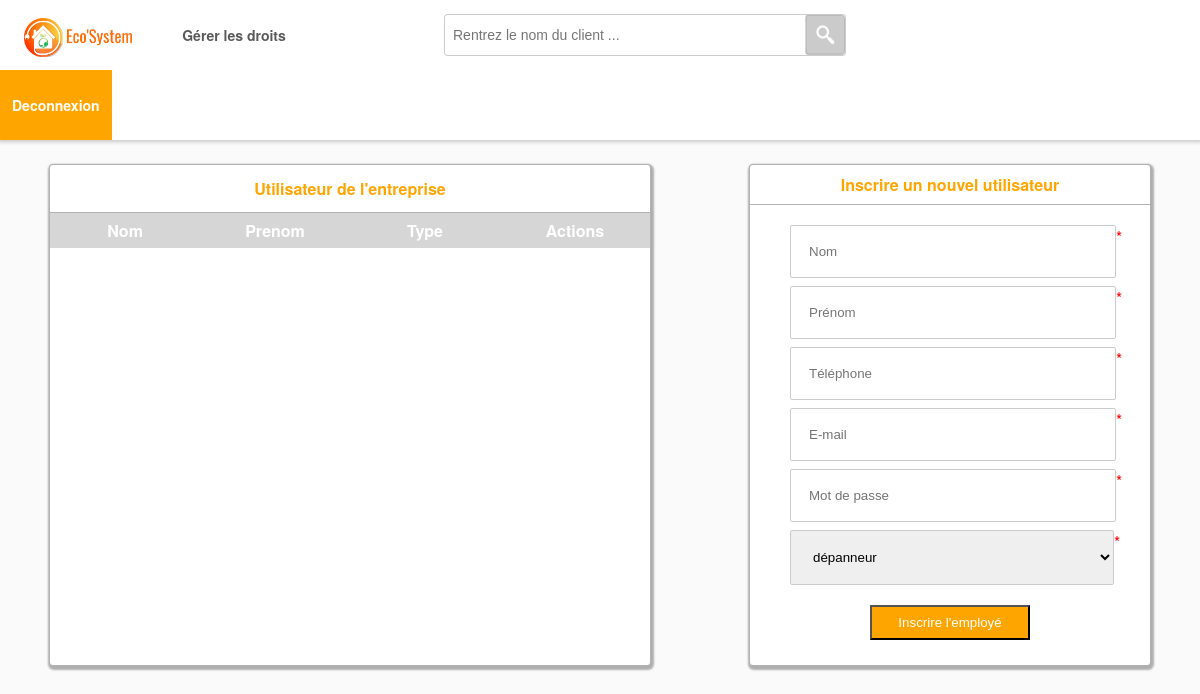
Page /?Route=admin&Ctrl=droit&Vue=vuePrincipale (signed in) on the earlier database version.
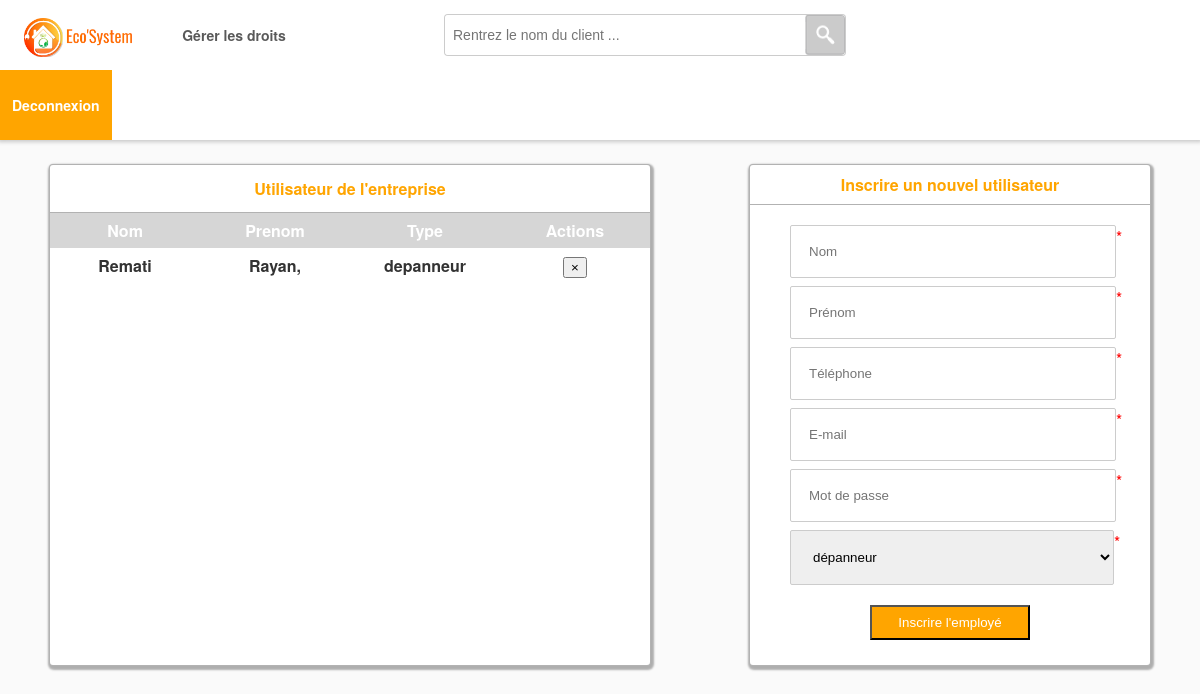
Same page on the later database version.
### tables this page shows
CREATE TABLE `utilisateur` (
  `id` int(11) NOT NULL,
  `nom` varchar(250) NOT NULL,
  `prenom` varchar(250) NOT NULL,
  `date_naissance` date DEFAULT NULL,
  `photo` varchar(250) DEFAULT NULL,
  `tel_portable` int(11) DEFAULT NULL,
  `mail` varchar(50) NOT NULL,
  `mot_de_passe` varchar(250) NOT NULL,
  `question_securite` varchar(250) DEFAULT NULL,
  `reponse_securite` varchar(250) DEFAULT NULL,
  `type` varchar(255) NOT NULL
);

### app/controleur/admin/droit.php (called while the page is built, shortened)
<?php
include('app/model/admin/requete.droit.php');
switch ($action) {
    case 'vuePrincipale':
        $vue                = "droit";
        $liste_utilisateur  = selectionnerEmployers($bdd);
    break;
}
include ('app/vues/admin/header.php');
include ('app/vues/admin/'.$vue. '.php');
include ('app/vues/admin/footer.php');

### index.php (called while the page is built, shortened)
<?php
if(!empty($_GET['Route'])) {
	$route = $_GET['Route'];
}
if(!empty($_GET['Ctrl'])) {
	$controller = $_GET['Ctrl'];
}
include('app/controleur/' . $route . '/' . $controller . '.php');
?>

### app/model/admin/requete.droit.php (called while the page is built, shortened)
<?php
function selectionnerEmployers($bdd)  {
  $type_user= "utilisateur";
  $type_admin="administrateur";
  $query = "SELECT * FROM utilisateur WHERE type != :type_user AND type != :type_admin";
  $donnees = $bdd->prepare($query);
  $donnees->bindParam(":type_user", $type_user);
  $donnees->bindParam(":type_admin", $type_admin);
  $donnees->execute();
  return $donnees->fetchAll();
}
?>

### app/vues/admin/droit.php (the view, shortened to what this page needs)
<div class="droit">
  <div class="card">
    <div class="card-header">
      Utilisateur de l'entreprise
    </div>
    <div class="card-body">
      <ul>
        <li>Nom</li>
        <li>Prenom</li>
        <li>Type</li>
        <li>Actions</li>
      </ul>
      <?php
      foreach ($liste_utilisateur as $key => $value) {
        ?>
        <ul>
          <li><?= $value['nom'] ?></li>
          <li><?= $value['prenom'] ?></li>
          <li><?= $value['type'] ?></li>
          <li>
            <form class="" action="?Route=admin&Ctrl=droit&Vue=supprimerEmploye" method="post">
              <input type="submit" name="" value="&times">
            </form>
          </li>
        </ul>
        <?php
      }
      ?>
    </div>
  </div>
  <div class="card">
    <div class="card-header">
      Inscrire un nouvel utilisateur
    </div>
    <div class="card-body">
      <form class="" action="?Route=admin&Ctrl=droit&Vue=inscrireUtilisateur" method="post">
        <div class="">
          <input type="text" name="nom" value="" placeholder="Nom" required>
          <label for="nom">*</label>
        </div>
        <div class="">
          <input type="prenom" name="prenom" placeholder="Prénom" required>
          <label for="prenom">*</label>
        </div>
        <div class="">
          <input type="" name="telephone" placeholder="Téléphone" required>
          <label for="telephone">*</label>
        </div>
        <div class="">
          <input type="email" name="mail" placeholder="E-mail" required>
          <label for="mail">*</label>
        </div>
        <div class="">
          <input type="password" name="password" placeholder="Mot de passe" required>
          <label for="password">*</label>
        </div>
        <div class="">
          <select class="" name="type" required>
            <option value="depanneur">dépanneur</option>
          </select>
          <label for="password">*</label>
        </div>
        <input type="submit" name="register" value="Inscrire l'employé" >
      </form>
    </div>
  </div>
</div>

### app/vues/admin/header.php (shortened to what this page needs)
<!DOCTYPE html>
<html lang="fr" dir="ltr">
  <head>
    <link rel="stylesheet" href="<?=ROOT_URL?>static/css/admin/body.css">
    <link rel="stylesheet" href="<?=ROOT_URL?>static/css/admin/barre-de-navigation/navbar-admin-desktop.css">
    <link rel="stylesheet" href="<?=ROOT_URL?>static/css/admin/barre-de-navigation/navbar-admin-mobile.css">
    <link rel="stylesheet" href="<?=ROOT_URL?>static/css/admin/clientProfil.css">
    <link rel="stylesheet" href="<?=ROOT_URL?>static/css/admin/detailsCapteur.css">
    <link rel="stylesheet" href="<?=ROOT_URL?>static/css/admin/general.css">
    <link rel="stylesheet" href="<?=ROOT_URL?>static/css/admin/faq.css">
    <link rel="stylesheet" href="<?=ROOT_URL?>static/css/admin/listeClient.css">
    <link rel="stylesheet" href="<?=ROOT_URL?>static/css/admin/droit.css">
    <link rel="stylesheet" href="<?=ROOT_URL?>static/css/utils/erreur404.css">
    <link rel="stylesheet" href="<?=ROOT_URL?>static/css/admin/mentionsLegales.css">
    <link rel="stylesheet" href="<?=ROOT_URL?>static/css/admin/cgu.css">
    <link rel="stylesheet" href="<?=ROOT_URL?>static/css/utils/modal/modal-desktop.css">
    <link rel="stylesheet" href="<?=ROOT_URL?>static/css/utils/modal/big-modal-desktop.css">
    <link rel="stylesheet" href="<?=ROOT_URL?>static/css/client/details-capteur/details-capteur-desktop.css">
    <link rel="stylesheet" href="<?=ROOT_URL?>static/css/client/details-capteur/details-capteur-mobile.css">
  </head>
  <body id="body">
    <header>
      <nav>
          <ul>
              <li><a href="<?=ROOT_URL?>?Route=admin&Ctrl=general&Vue=general"><img src="<?=ROOT_URL?>static/image/entreprise/ecosystem-text-logo.png" alt=""></a></li>
              <li>
                <?php
                if(isset($_SESSION['id'])) {
                  if($_SESSION['type'] == "administrateur") {
                    ?>
                    <a href="?Route=admin&Ctrl=droit&Vue=vuePrincipale">
                      Gérer les droits
                    </a>
                    <?php
                  }
                }
                ?>
              </li>
              <li>
                <?php
                if(isset($_SESSION['id'])) {
                  ?>
                  <div class="container-searchbar">
                    <form autocomplete="off" action="?Route=admin&Ctrl=general&Vue=listeClient" method="post">
                      <div id="searchbar-desktop" class="searchbar">
                        <input type="search" name="nomClient" id="search-desktop" placeholder="Rentrez le nom du client ...">
                        <input type="image" value="Submit" id="loupe" src="<?=ROOT_URL?>/static/image/icon/search-logo-lp.png">
                      </div>
                    </form>
                  </div>
                  <?php
                }
                ?>
              </li>
              <li>
                <?php if(isset($_SESSION['id'])) {
                  ?>
                  <a href="?Route=client&Ctrl=signin&Vue=deconnexion" >
                    Deconnexion
                  </a>
                  <?php
                } ?>
              </li>
          </ul>
      </nav>
    </header>

### app/vues/admin/footer.php (shortened to what this page needs)
  </body>
</html>

### static/css/admin/body.css (style rules this page uses)
body { background: #FAFAFA; color: #333; font-family: "HelveticaNeue-Light", "Helvetica Neue Light", "Helvetica Neue", Helvetica, Arial, "Lucida Grande", sans-serif; height: auto !important; height: 100%; max-height: 200%; min-height: 100%; text-rendering: optimizeLegibility; overflow-x: hidden; width: 100%; position: absolute; margin:0; }

### static/css/admin/barre-de-navigation/navbar-admin-desktop.css (style rules this page uses)
@media only screen and (min-width: 1100px) { header { width: 100%; padding: 0; flex-direction: row; text-align: left; line-height: 70px; position: sticky; text-align: center; text-align: -moz-center; } }
@media only screen and (min-width: 1100px) { header > nav { width: 100%; display: block; z-index: -1; background-color: white; box-shadow: 0px 0px 4px 2px rgba(0, 0, 0, .2); } }
@media only screen and (min-width: 1100px) { header > nav > ul { width: 100%; margin: 0; padding: 0; align-items: center; list-style-type: none; display: flex; flex-direction: row; flex-wrap: wrap; justify-content: flex-start; } }
@media only screen and (min-width: 1100px) { header nav > ul > li { text-align: center; position: relative; } }
@media only screen and (min-width: 1100px) { header nav > ul > li:first-of-type { flex-basis: 10%; text-align: left; padding-left: 2%; } }
@media only screen and (min-width: 1100px) { header nav > ul > li:nth-of-type(2) { flex-basis: 15%; margin-right: 10%; } }
@media only screen and (min-width: 1100px) { header nav > ul > li:nth-of-type(3) { flex-basis: 40%; margin-right: 14%; text-align: center; } }
@media only screen and (min-width: 1100px) { header nav > ul > li:last-of-type { flex-basis: 5%; text-align: center; background-color: orange; padding-right: 1%; padding-left: 1% } }
@media only screen and (min-width: 1100px) { header nav > ul > li:last-of-type > a { color: white; } }
@media only screen and (min-width: 1100px) { header > nav > ul > li:first-of-type > a > img { width: 90%; vertical-align: middle; } }
@media only screen and (min-width: 1100px) { .searchbar { position: relative; display: flex; flex-direction: row; align-content: center; background-color: #FFFFFF; width: 400px; height: 40px; border: solid 1px; border-color: rgba(0,0,0,0.2); border-radius: 4px; } }
@media only screen and (min-width: 1100px) { .searchbar > input { width: 90%; border: none; border-radius: 4px; font-size: 14px; padding-left: 2%; } }
@media only screen and (min-width: 1100px) { .searchbar > #loupe { width: 10%; } }
@media only screen and (min-width: 1100px) { header nav > ul > li > a { font-size: 14px; display: block; text-decoration: none; color: rgba(0,0,0,.65); font-weight: 700; transition: 250ms all ease; } }

### static/css/admin/droit.css (style rules this page uses)
.droit { display: flex; flex-direction: row; }
.droit > .card { width: 400px; height: 500px; background-color: white; border: solid 1px rgba(0,0,0,0.3); box-shadow: 1px 2px 2px 2px rgba(0,0,0,0.3); border-radius: 4px; margin: auto; margin-top: 2%; }
.droit > .card:first-of-type { width: 600px; }
.card-header { text-align: center; color: orange; font-weight: 600; padding: 2%; border-bottom: solid 1px rgba(0,0,0,0.3); }
.card-body { overflow-y: auto; }
.card-body > ul:first-of-type { padding: 0; margin: 0; list-style-type: none; display: flex; flex-direction: row; background-color: #cccc; color: white; font-weight: 600; }
.card-body > ul { padding: 0; margin: 0; list-style-type: none; display: flex; flex-direction: row; font-weight: 600; }
.card-body > ul > li { flex-basis: 25%; padding: 1%; text-align: center; }
.card-body > form { display: flex; flex-direction: column; }
.card-body > form > div { display: flex; flex-direction: row; margin-top: 2%; margin-left: 10%; }
.card-body > form > div:first-of-type { margin-top: 5%; }
.card-body > form > div > label { color: red; }
.card-body > form > div > input { padding: 5%; width: 80%; border: solid 1px #cccccc; border-radius: 2px; }
.card-body > form > div > select { padding: 5%; width: 90%; border: solid 1px #cccccc; border-radius: 2px; }
.card-body > form > input { width: 40%; margin-top: 5%; margin-left: 30%; padding: 2%; color: white; background-color: orange ; }

Differences in the rows shown:
added utilisateur: nom "Remati", prenom "Rayan,", type "depanneur"
